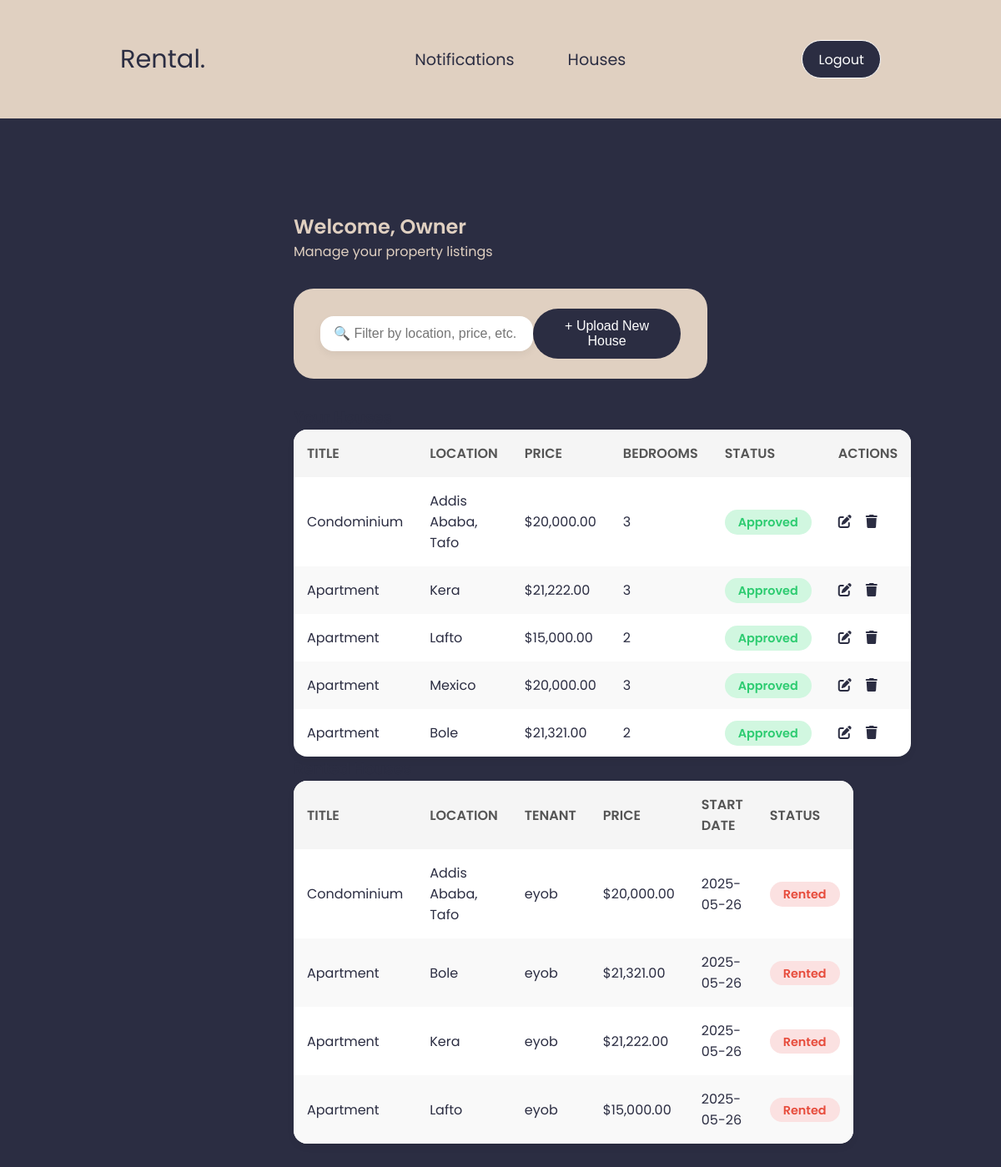
The page /owner/dashboard.php (signed in) on the database as committed earlier.
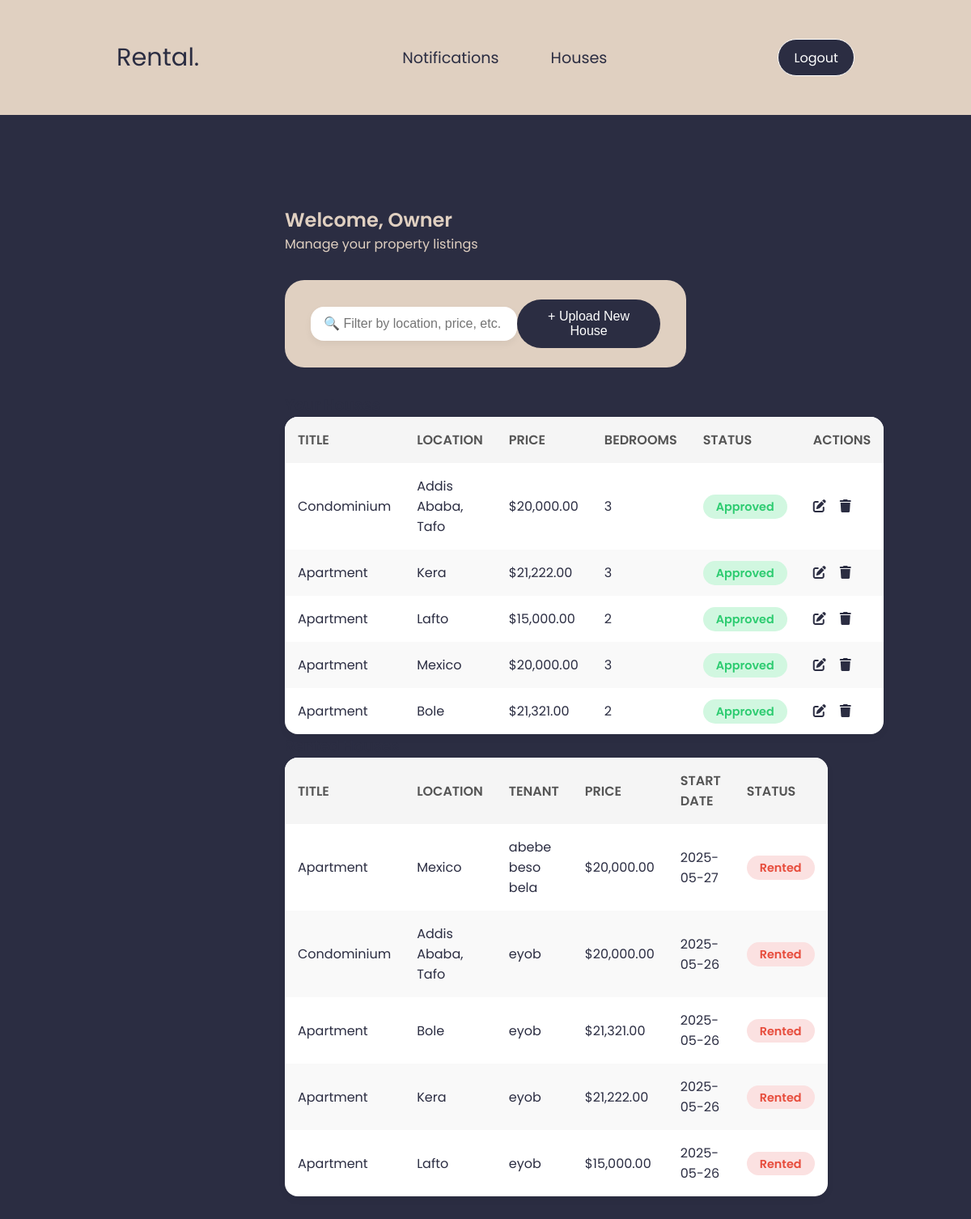
The same page on the database as committed later.
### tables this page shows
CREATE TABLE `houses` (
  `id` int(11) NOT NULL,
  `owner_id` int(11) NOT NULL,
  `title` varchar(255) NOT NULL,
  `location` varchar(255) DEFAULT NULL,
  `bedrooms` int(11) DEFAULT 0,
  `bathrooms` int(11) DEFAULT 0,
  `area` float DEFAULT 0,
  `description` text DEFAULT NULL,
  `price` decimal(10,2) NOT NULL,
  `status` enum('pending','approved','declined','rented') DEFAULT 'pending',
  `image_path` varchar(255) DEFAULT NULL,
  `created_at` timestamp NOT NULL DEFAULT current_timestamp(),
  `property_manager_id` int(11) DEFAULT NULL,
  `is_rented` tinyint(1) DEFAULT 0
);

CREATE TABLE `transactions` (
  `id` int(11) NOT NULL,
  `tenant_id` int(11) NOT NULL,
  `house_id` int(11) NOT NULL,
  `amount` decimal(10,2) NOT NULL,
  `fee` decimal(10,2) NOT NULL,
  `total` decimal(10,2) NOT NULL,
  `payment_date` timestamp NOT NULL DEFAULT current_timestamp(),
  `status` varchar(50) NOT NULL,
  `file_path` varchar(255) NOT NULL
);

CREATE TABLE `users` (
  `id` int(11) NOT NULL,
  `name` varchar(100) NOT NULL,
  `email` varchar(100) NOT NULL,
  `password` varchar(255) NOT NULL,
  `role` enum('admin','tenant','owner','property_manager','government') NOT NULL,
  `status` enum('active','inactive','deleted') DEFAULT 'active',
  `created_at` timestamp NOT NULL DEFAULT current_timestamp()
);

### owner/dashboard.php (the view, shortened to what this page needs)
<?php
require_once '../config/db.php';
$user_id = $_SESSION['user_id'];
try {
    $stmt = $pdo->prepare("SELECT * FROM houses WHERE owner_id = ? ORDER BY created_at DESC");
    $stmt->execute([$user_id]);
    $houses = $stmt->fetchAll(PDO::FETCH_ASSOC);
$stmt = $pdo->prepare("
    SELECT
        h.title, h.location, h.price,
        u.name AS tenant_name,
        t.payment_date AS start_date
    FROM houses h
    INNER JOIN transactions t ON h.id = t.house_id
    INNER JOIN users u ON t.tenant_id = u.id
    WHERE h.owner_id = ? AND t.status = 'verified'
    ORDER BY t.payment_date DESC
");
$stmt->execute([$user_id]);
$rentedHouses = $stmt->fetchAll(PDO::FETCH_ASSOC);
} catch (PDOException $e) {
    die("Database error: " . $e->getMessage());
}
?>
<!DOCTYPE html>
<html lang="en">
<head>
    <link rel="stylesheet" href="../assets/style1.css" />
    <link rel="stylesheet" href="../assets/fonts/all.css">
</head>
<body>
    <div class="prop_con">
        <div class="navbar prop_nav">
            <p>Rental.</p>
            <ul>
                <li><a href="notifications.php">Notifications</a></li>
                <li><a href="dashboard.php">Houses</a></li>
            </ul>
            <button><a href="../auth/logout.php">Logout</a></button>
        </div>
        <div class="container">
            <h2>Welcome, Owner</h2>
            <p>Manage your property listings</p>
            <div class="top-bar">
                <input type="text" id="filterInput" placeholder="🔍 Filter by location, price, etc.">
                <button class="btn" id="openFormBtn">+ Upload New House</button>
            </div>
            <h3>Your Houses</h3>
            <table class="user-table" id="uploadedTable">
                <thead>
                    <tr>
                        <th>Title</th>
                        <th>Location</th>
                        <th>Price</th>
                        <th>Bedrooms</th>
                        <th>Status</th>
                        <th>Actions</th>
                    </tr>
                </thead>
                <tbody>
                    <?php if (count($houses) === 0): ?>
                    <tr>
                        <td colspan="6" style="text-align:center;">No houses uploaded yet.</td>
                    </tr>
                    <?php else: ?>
                    <?php foreach ($houses as $house): ?>
                    <tr>
                        <td><?= htmlspecialchars($house['title']) ?></td>
                        <td><?= htmlspecialchars($house['location']) ?></td>
                        <td>$<?= number_format($house['price'], 2) ?></td>
                        <td><?= (int)$house['bedrooms'] ?></td>
                        <td>
                            <?php
                $statusClass = ($house['status'] === 'approved' || $house['status'] === 'available') ? 'active' : 'inactive';
              ?>
                            <span
                                class="status <?= $statusClass ?>"><?= htmlspecialchars(ucfirst($house['status'])) ?></span>
                        </td>
                        <td class="actions">
                            <i class="fas fa-edit edit" title="Edit"></i>
                            <i class="fas fa-trash delete" title="Delete"></i>
                        </td>
                    </tr>
                    <?php endforeach; ?>
                    <?php endif; ?>
                </tbody>
            </table>
            <h3>Rented Houses</h3>
            <table class="user-table" id="rentedTable">
                <thead>
                    <tr>
                        <th>Title</th>
                        <th>Location</th>
                        <th>Tenant</th>
                        <th>Price</th>
                        <th>Start Date</th>
                        <th>Status</th>
                    </tr>
                </thead>
                <tbody>
                    <?php if (empty($rentedHouses)): ?>
                    <tr>
                        <td colspan="6" style="text-align:center;">No rented houses yet.</td>
                    </tr>
                    <?php else: ?>
                    <?php foreach ($rentedHouses as $rented): ?>
                    <tr>
                        <td><?= htmlspecialchars($rented['title']) ?></td>
                        <td><?= htmlspecialchars($rented['location']) ?></td>
                        <td><?= htmlspecialchars($rented['tenant_name']) ?></td>
                        <td>$<?= number_format($rented['price'], 2) ?></td>
                        <td><?= date('Y-m-d', strtotime($rented['start_date'])) ?></td>
                        <td><span class="status inactive">Rented</span></td>
                    </tr>
                    <?php endforeach; ?>
                    <?php endif; ?>
                </tbody>
            </table>
        </div>
    </div>
</body>
</html>

Rows that differ between the two databases and show on the page:
added transactions: house.title "Apartment", house.location "Mexico", tenant.name "abebe beso bela", house.price "20,000.00", payment_date "2025-05-27"
